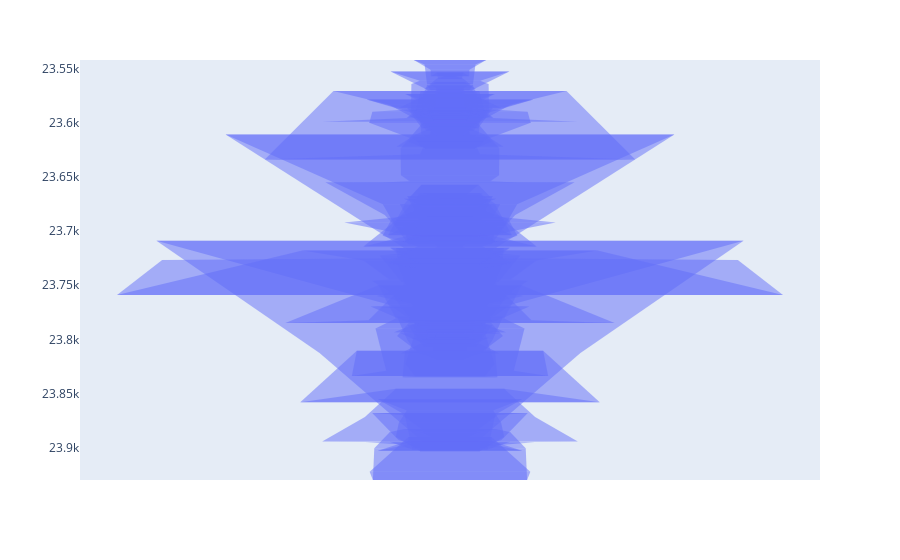

The notebook cell this image was saved under:
### Code cell
import plotly.express as px
data = dict(
    number=[b0,c0,d0,e0],
    stage=[ "Open", "High", "Low", "Close"])
fig = px.funnel(a0[:500], x=f0[:500], y=b0[:500])
fig.show()

### Figure 1 — Plotly figure (JSON) as saved in the notebook; plotly's stock layout.template omitted (floating-point values rounded to 4 significant figures; data arrays with more than 128 entries replaced by an {"elided": "..."} marker saying what was removed)
{"data": [{"hoverlabel": {"namelength": 0}, "hovertemplate": "x=%{x}<br>y=%{y}", "legendgroup": "", "marker": {"color": "#636efa"}, "name": "", "orientation": "h", "showlegend": false, "type": "funnel", "x": {"elided": "300 float values"}, "xaxis": "x", "y": {"elided": "300 float values"}, "yaxis": "y"}], "layout": {"legend": {"tracegroupgap": 0}, "margin": {"t": 60}, "xaxis": {"anchor": "y", "domain": [0, 1]}, "yaxis": {"anchor": "x", "domain": [0, 1]}}}
